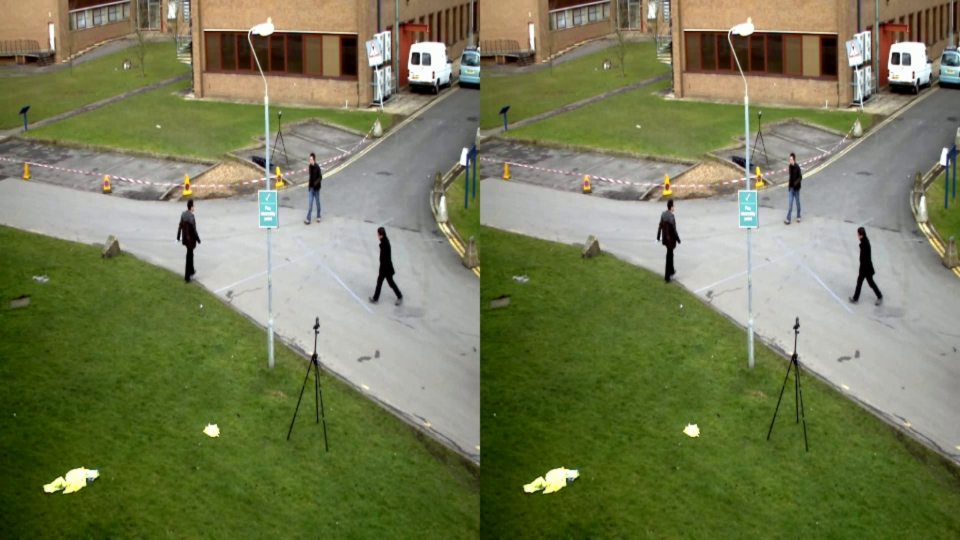
#> input picture frame 5 of Side_by_Side.mp4, 1920 x 1080 px, given in place of video_ex1.avi, which was not available (shown at 1/2 size)
$ python 'Side by Side Video Player.py'
#> lines starting #> are read from the running program, lines starting #| are printed output that depends on the picture; pictures that were not available may be replaced by others from this repository, and a replacement may not be noted
import cv2 as cv

capture = cv.VideoCapture('Videos/video_ex1.avi')

fps = capture.get(cv.CAP_PROP_FPS)
print(f" Video FPS : {fps}")

output_width = 1920
output_height = 1080

fourcc = cv.VideoWriter_fourcc(*'mpv4')
out = cv.VideoWriter('output/Side by Side.mp4', fourcc, fps, (output_width, output_height))

while capture.isOpened():
    ret, frame = capture.read()
#> frame is the input picture: shape (1080, 1920, 3); mean B, G, R 86.1, 123.8, 118
    if not ret:
        break

    resized_frame = cv.resize(frame, (output_width//4 , output_height//2))
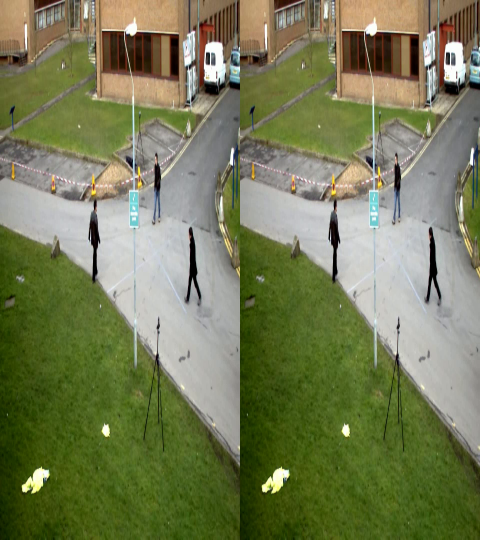
#> resized_frame: shape (540, 480, 3); mean B, G, R 86.3, 124, 118.2
    left = resized_frame
    right = resized_frame.copy()
    combined = cv.hconcat([left, right])
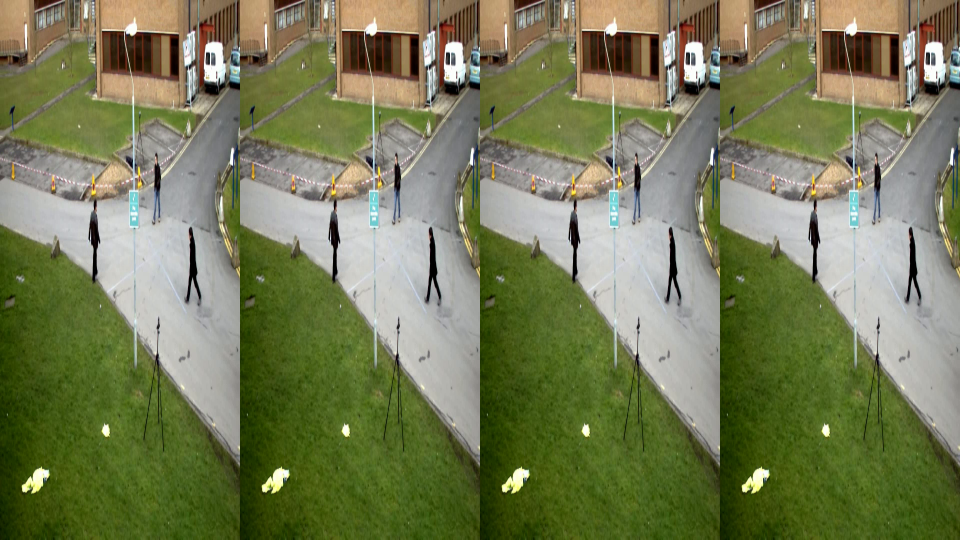
#> combined: shape (540, 960, 3); mean B, G, R 86.3, 124, 118.2

    cv.imshow("Side by side", combined)
    out.write(combined)

    if cv.waitKey(1) & 0xFF == ord('q'):
#> (key q is pressed here)
        break

capture.release()
out.release()
cv.destroyAllWindows()

$ run again, starting later in the video
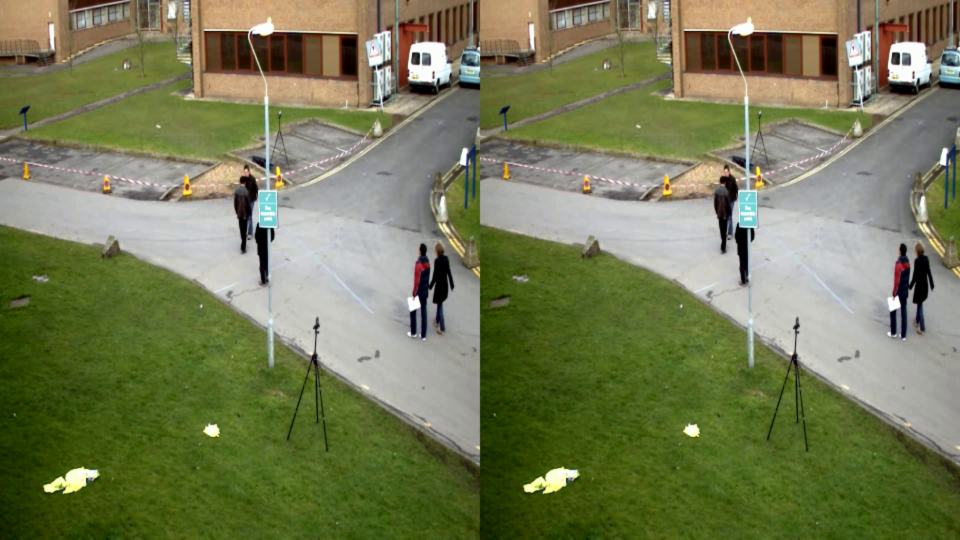
#> input picture frame 26 of Side_by_Side.mp4, 1920 x 1080 px, given in place of video_ex1.avi, which was not available (shown at 1/2 size)
#> frame is the input picture: shape (1080, 1920, 3); mean B, G, R 85.6, 123.1, 117.5
#> `resized_frame = cv.resize(frame, (output_width//4 , output_height//2))`:
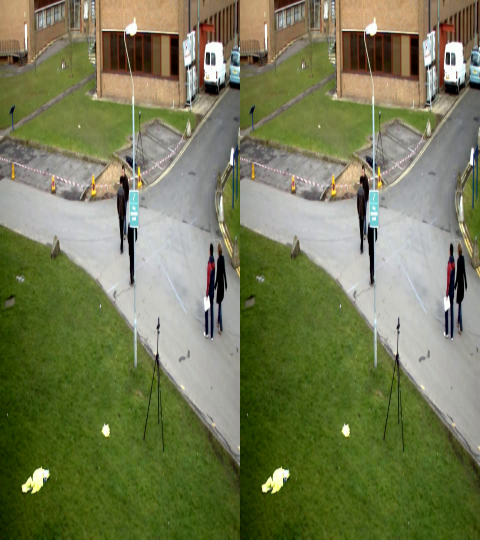
#> resized_frame: shape (540, 480, 3); mean B, G, R 85.7, 123.3, 117.7
#> `combined = cv.hconcat([left, right])`:
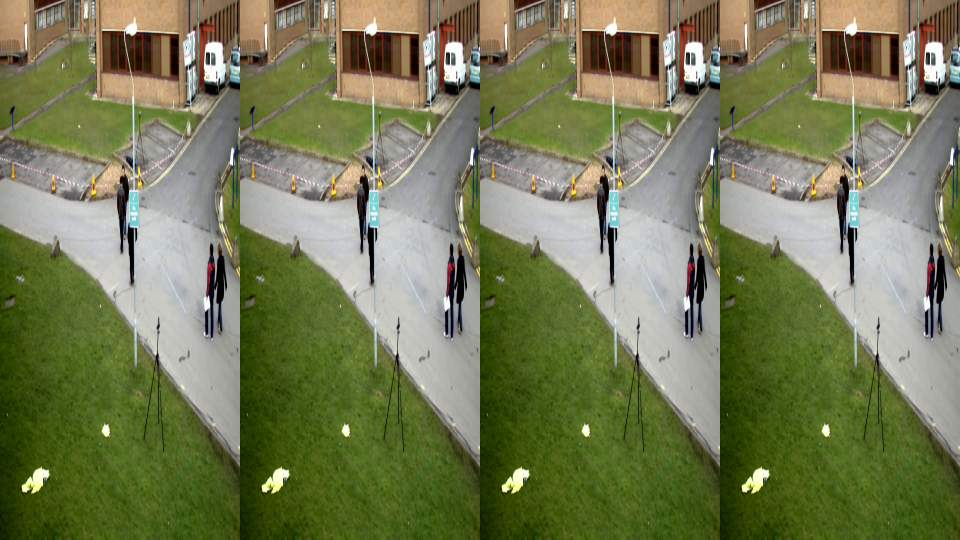
#> combined: shape (540, 960, 3); mean B, G, R 85.7, 123.3, 117.7

$ run again, starting later in the video
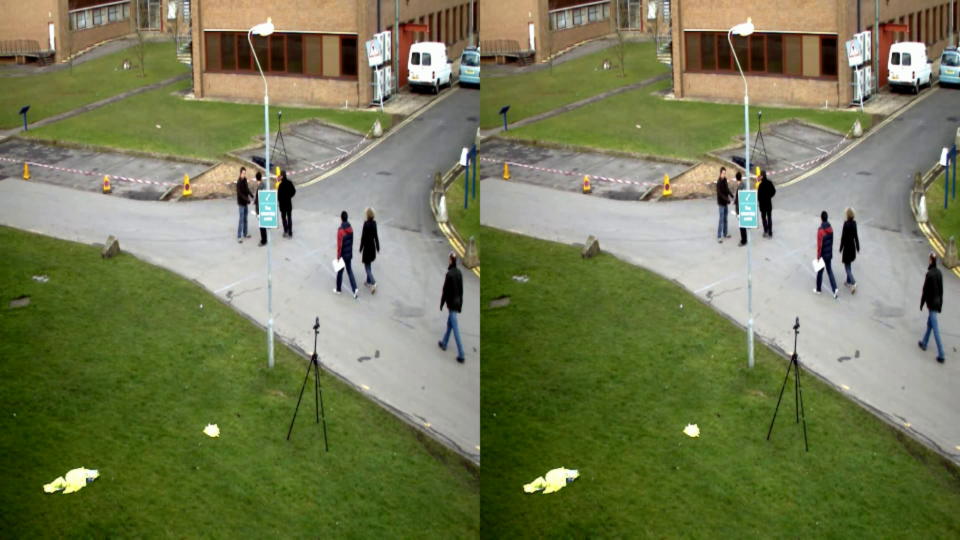
#> input picture frame 46 of Side_by_Side.mp4, 1920 x 1080 px, given in place of video_ex1.avi, which was not available (shown at 1/2 size)
#> frame is the input picture: shape (1080, 1920, 3); mean B, G, R 85.6, 123.1, 117.5
#> `resized_frame = cv.resize(frame, (output_width//4 , output_height//2))`:
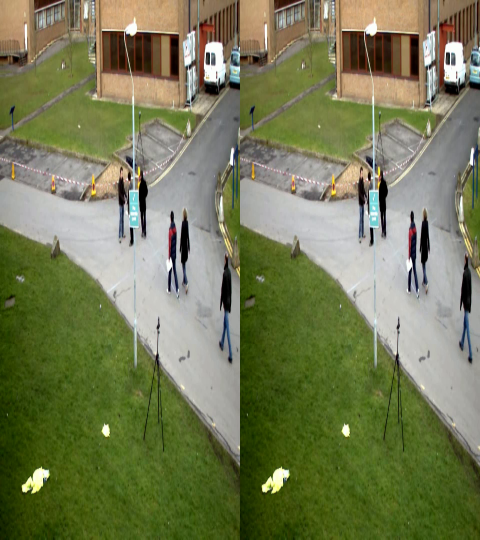
#> resized_frame: shape (540, 480, 3); mean B, G, R 85.8, 123.3, 117.6
#> `combined = cv.hconcat([left, right])`:
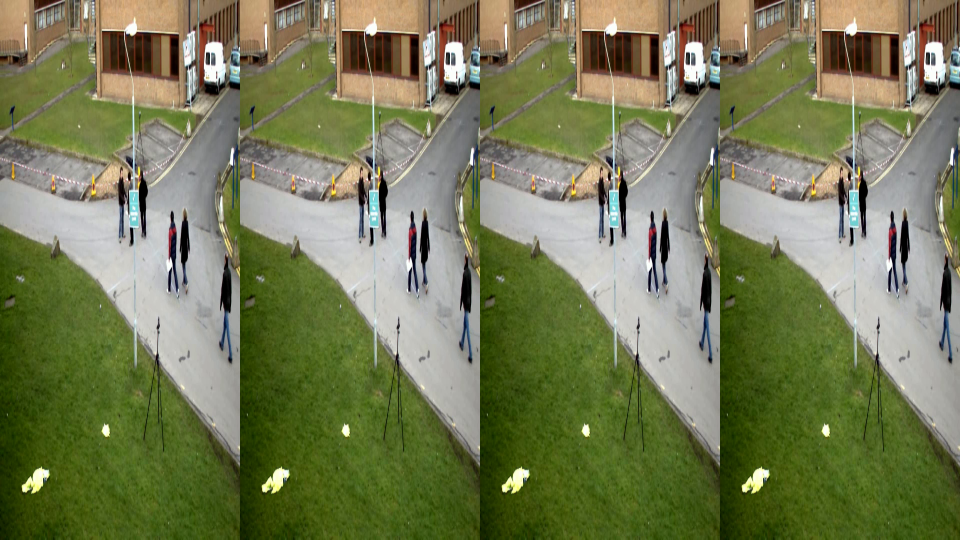
#> combined: shape (540, 960, 3); mean B, G, R 85.8, 123.3, 117.6
